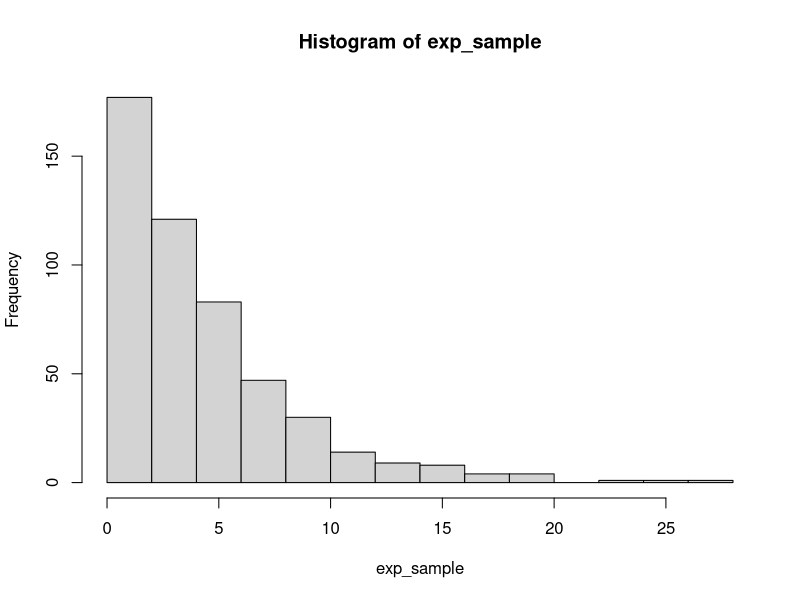

This chart was generated by the following R code:
# Al Pakrosnis
# Prof. Dale Reed
# STAT 385
# Homework 2

# Q1
set.seed(385)
exp_sample <- rexp(500, 1/4)

mean(exp_sample)
# 4.280625

var(exp_sample)
# 16.48086

hist(exp_sample)
# Add plot

?dexp
?pexp
